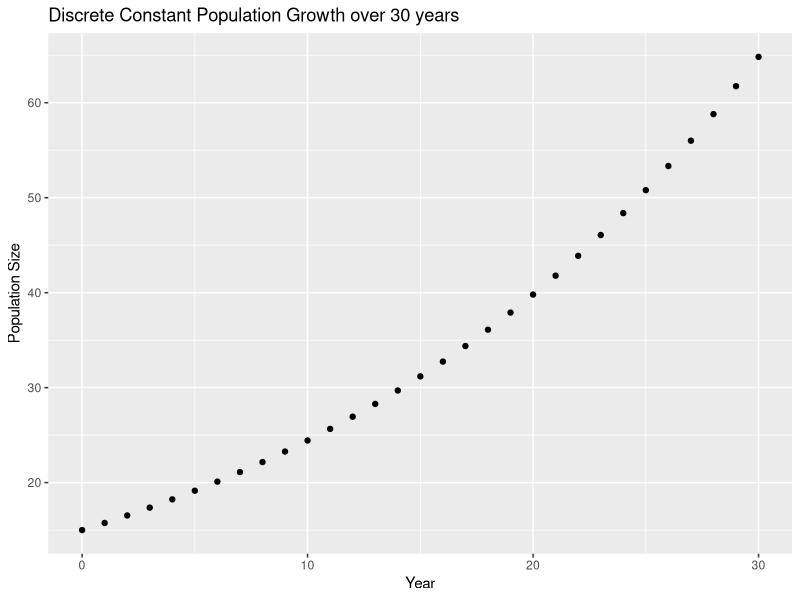
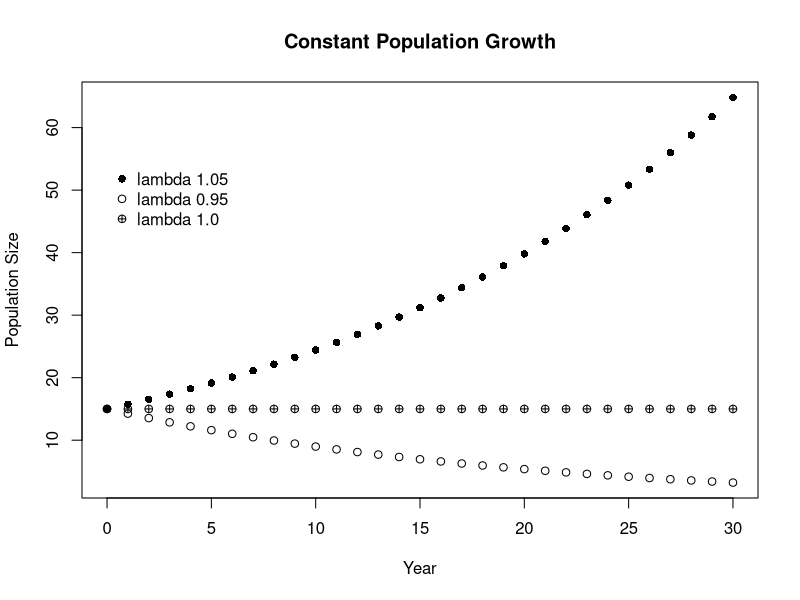
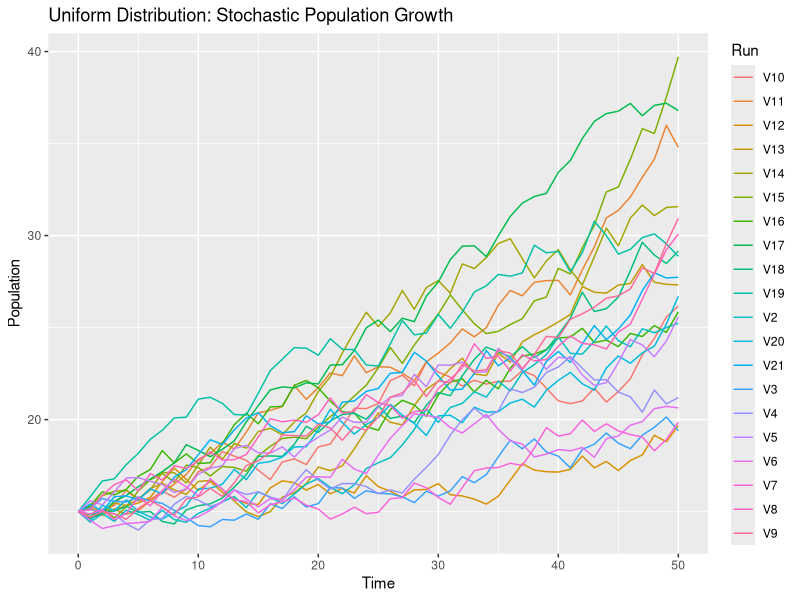
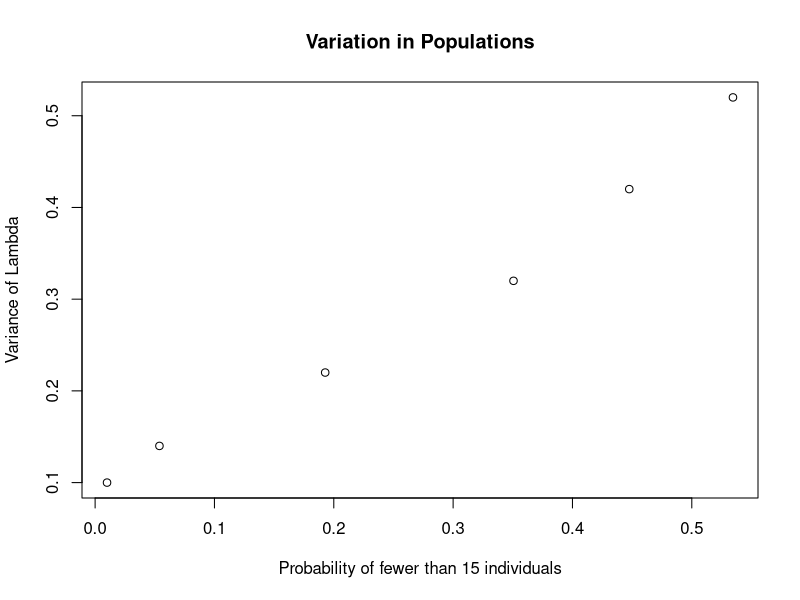
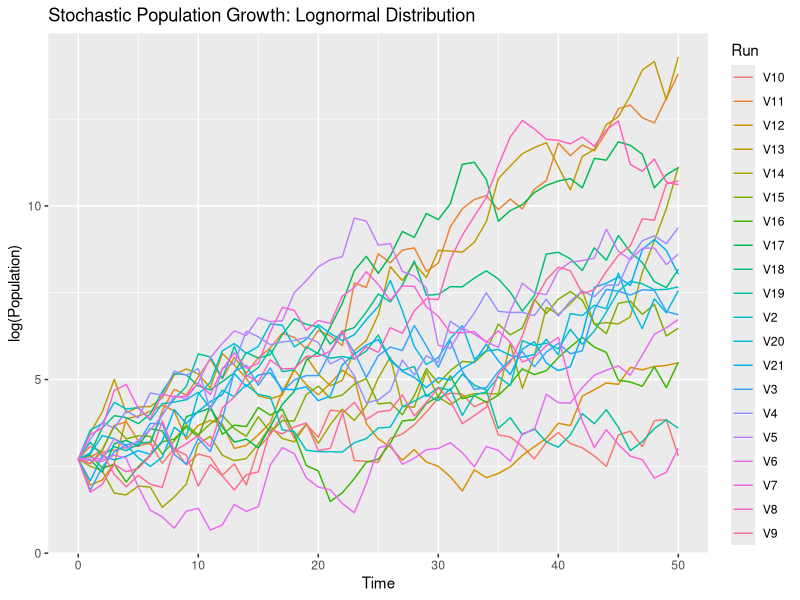
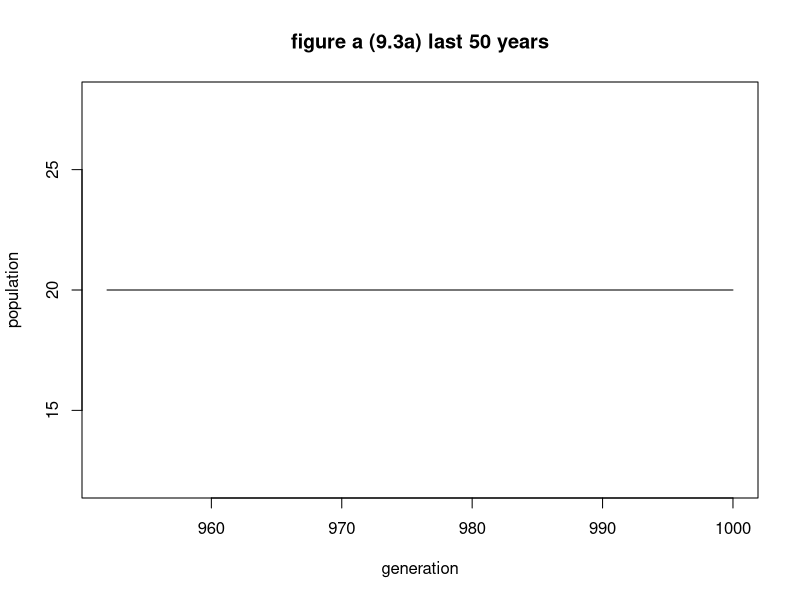
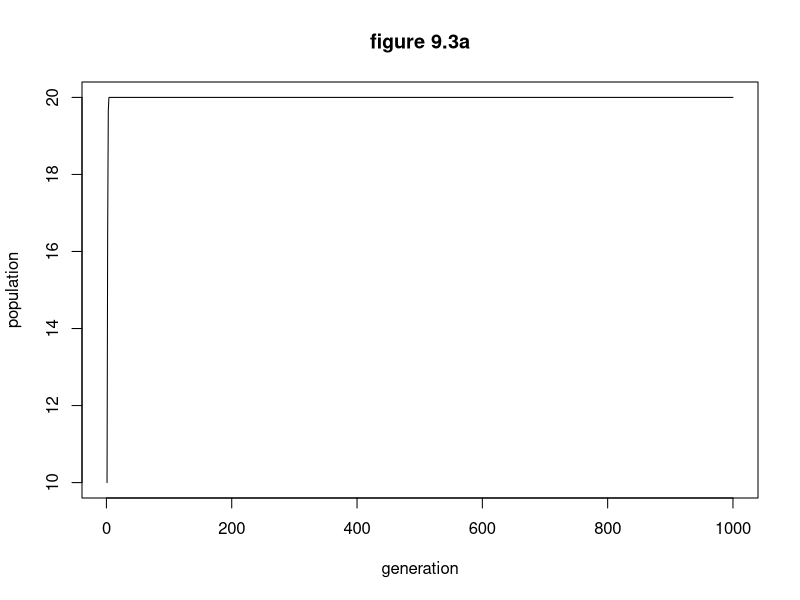
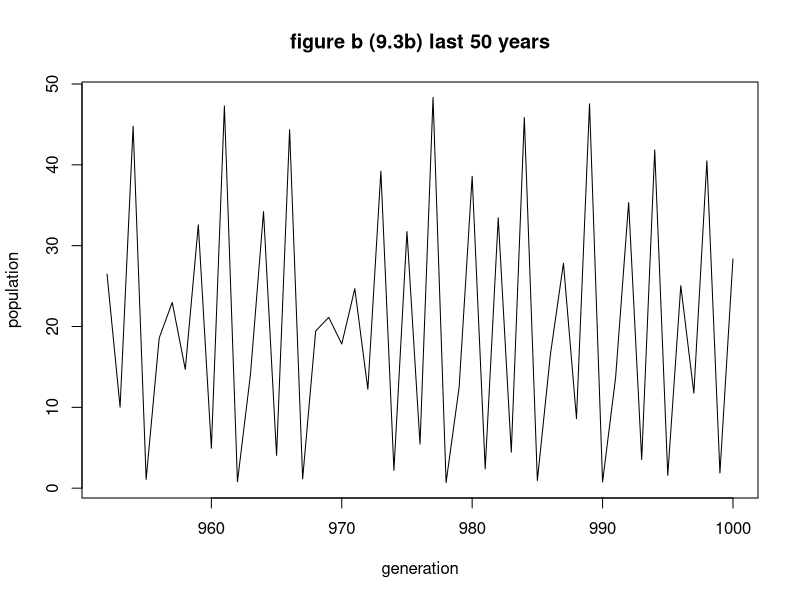

Here is the R script that generated these plots, in order:
## ---- chunk 1
library(dplyr)
library(ggplot2)
library(tidyr)
## ---- chunk 2
time.zero<-0
end.time<-30
pop.initial<-15
lambda<-1.05
popsize.year<-numeric()
popsize.time<-numeric()
for(i in time.zero:end.time){
  popsize.year[i+1]<-pop.initial*lambda^i
  for(j in time.zero:end.time){
    popsize.time[j+1]<-time.zero+j
  }
}
newa<-cbind(popsize.time,popsize.year)
newa
qplot(popsize.time,popsize.year,xlab="Year",
      ylab="Population Size",
      main="Discrete Constant Population Growth over 30 years")

#2b
lambda.2<-0.95
popsize.year.2<-numeric()
popsize.time<-numeric()
for(i in time.zero:end.time){
  popsize.year.2[i+1]<-pop.initial*lambda.2^i
  for(j in time.zero:end.time){
    popsize.time[j+1]<-time.zero+j
  }
}
newb<-cbind(popsize.time,popsize.year,popsize.year.2)
newb

#2c
lambda.3<-1
popsize.year.3<-numeric()
popsize.time<-numeric()
for(i in time.zero:end.time){
  popsize.year.3[i+1]<-pop.initial*lambda.3^i
  for(j in time.zero:end.time){
    popsize.time[j+1]<-time.zero+j
  }
}
new<-cbind(popsize.time,popsize.year,popsize.year.2,popsize.year.3)
new

#2 discrete plot with all three lambda values
new.use<-data.frame(new)
x<-new.use$popsize.time
y<-cbind(new.use$popsize.year,new.use$popsize.year.2,new.use$popsize.year.3)
matplot(x,y,type="p",pch=c(16,1,10),
        col=c(1,1,1),xlab="Year",
        ylab="Population Size",
        main="Constant Population Growth")
legend(0,55,legend = c("lambda 1.05","lambda 0.95","lambda 1.0"),pch=c(16,1,10),bty = "n")
## ---- chunk 3
set.seed(320)
pop.20 <- matrix(nrow = 51, ncol = 20)
pop.20[1,] <- 15
for (j in 1:dim(pop.20)[2]){
  for (i in 2:dim(pop.20)[1]) {
    current.pop <- pop.20[i-1,j]
    pop.20[i,j] = current.pop*runif(1, min = 0.96, max = 1.06)
}
}
time.20 <- seq(0, 51, by = 1)
pop.time.20 <- data.frame(cbind(time.20, pop.20))
pop.20.gathered <- pop.time.20 %>%
  gather(Run, Population, 2:21)
colnames(pop.20.gathered) <- c("Time", "Run", "Population")

pop.20.plot <- ggplot(pop.20.gathered, aes(Time, Population, color = Run)) + 
  geom_line()+ggtitle("Uniform Distribution: Stochastic Population Growth")
pop.20.plot
## ---- chunk 4
set.seed(3100)
pop.1000 <- matrix(nrow=50, ncol = 1000)
pop.1000[1,] <- 15
for (j in 1:dim(pop.1000)[2]){
  for (i in 2:dim(pop.1000)[1]) {
    current.pop <- pop.1000[i-1,j]
    pop.1000[i,j] = current.pop*runif(1.01, min = 0.96, max = 1.06)
  }
}
Time2 <- seq(0, 50, by = 1)
plus.time <- cbind(Time2, pop.1000)
quantile(plus.time[50,2:1001], probs=c(0.025,0.975))
mean(plus.time[50,2:1001])
#24.43871 (95% CI 15.94179 to 35.49669)
## ---- chunk 5
#4-1
sum(plus.time[50,]<15)
length(plus.time[50,])
11/1001
#0.00999 -- variation is 0.10

set.seed(41)
pop.4 <- matrix(nrow=51, ncol = 1000)
pop.4[1,] <- 15
for (j in 1:dim(pop.4)[2]){
  for (i in 2:dim(pop.4)[1]) {
    current.pop.4 <- pop.4[i-1,j]
    pop.4[i,j] = current.pop.4*runif(1.01, min = 0.94, max = 1.08)
  }
}
Time2 <- seq(0, 51, by = 1)
plus.time.4 <- cbind(Time2, pop.4)
sum(plus.time.4[51,]<15)
length(plus.time.4[51,])
54/1001
#0.0539 -- variation is 0.14

#4-2
set.seed(42)
pop.42 <- matrix(nrow=51, ncol = 1000)
pop.42[1,] <- 15
for (j in 1:dim(pop.42)[2]){
  for (i in 2:dim(pop.42)[1]) {
    current.pop.42 <- pop.42[i-1,j]
    pop.42[i,j] = current.pop.42*runif(1.01, min = 0.90, max = 1.12)
  }
}
Time2 <- seq(0, 51, by = 1)
plus.time.42 <- cbind(Time2, pop.42)
sum(plus.time.42[51,]<15)
length(plus.time.42[51,])
193/1001
#0.1928-- variation is 0.22

#4-3
set.seed(43)
pop.43 <- matrix(nrow=51, ncol = 1000)
pop.43[1,] <- 15
for (j in 1:dim(pop.43)[2]){
  for (i in 2:dim(pop.43)[1]) {
    current.pop.43 <- pop.43[i-1,j]
    pop.43[i,j] = current.pop.43*runif(1.01, min = 0.85, max = 1.17)
  }
}
Time2 <- seq(0, 51, by = 1)
plus.time.43 <- cbind(Time2, pop.43)
sum(plus.time.43[51,]<15)
length(plus.time.43[51,])
351/1001
#0.3506-- variation is 0.32

#4-4
set.seed(44)
pop.44 <- matrix(nrow=51, ncol = 1000)
pop.44[1,] <- 15
for (j in 1:dim(pop.44)[2]){
  for (i in 2:dim(pop.44)[1]) {
    current.pop.44 <- pop.44[i-1,j]
    pop.44[i,j] = current.pop.44*runif(1.01, min = 0.80, max = 1.22)
  }
}
Time2 <- seq(0, 51, by = 1)
plus.time.44 <- cbind(Time2, pop.44)
sum(plus.time.44[51,]<15)
length(plus.time.44[51,])
448/1001
#0.4476-- variation is 0.42

#4-5
set.seed(45)
pop.45 <- matrix(nrow=51, ncol = 1000)
pop.45[1,] <- 15
for (j in 1:dim(pop.45)[2]){
  for (i in 2:dim(pop.45)[1]) {
    current.pop.45 <- pop.45[i-1,j]
    pop.45[i,j] = current.pop.45*runif(1.01, min = 0.75, max = 1.27)
  }
}
Time2 <- seq(0, 51, by = 1)
plus.time.45 <- cbind(Time2, pop.45)
sum(plus.time.45[51,]<15)
length(plus.time.45[51,])
535/1001
#0.5345-- variation is 0.52
#variance is max-min

#plot of variation vs delta lambdas
probability<-c(0.00999,0.0539,0.1928,0.3506,0.4476,0.5345)
variance<-c(0.10,0.14,0.22,0.32,0.42,0.52)

plot(probability,variance,xlab="Probability of fewer than 15 individuals",
     ylab="Variance of Lambda",main="Variation in Populations")
#as variation increases the probability of getting a population size that is less than 15
#increases, this happens because the range in increasing
## ---- chunk 6
set.seed(5)
ran.lambda<-rlnorm(50,0.1,0.5)
ran.lambda
lambda.arithmetric<-mean(ran.lambda)
lambda.geometric<-exp(mean(log(ran.lambda)))
lambda.variance<-var(ran.lambda)
lambda.geometric
lambda.arithmetric
lambda.variance
## ---- chunk 7
stomat <- matrix(nrow = 51, ncol = 20)
stomat[1,] <- 15
for (j in 1:dim(stomat)[2]){
  for (i in 2:dim(stomat)[1]) {
    stobeg <- stomat[i-1,j]
    stomat[i,j] = stobeg*rlnorm(1, meanlog=0.1, sdlog = 0.5)
  }
}
time.55 <- seq(0, 51, by = 1)
time.5 <- as.data.frame(cbind(time.55, stomat))
sto<- time.5 %>%
  gather(Run, Population, 2:21)
colnames(sto) <- c("Time", "Run", "Population")
sto.plot <- ggplot(sto, aes(Time, log(Population), color = Run)) +geom_line()+ggtitle("Stochastic Population Growth: Lognormal Distribution")
sto.plot
## ---- chunk 8
loglam <- rlnorm(50, meanlog = 0.1, sdlog = 0.5)
loglam.var <- var(loglam)
loglam.arithmetic <- mean(loglam)
loglam.geometric <- exp(mean(log(loglam)))
## ---- chunk 9
mean.seq <- seq(from = 0.06, to = 0.15, by = 0.01)
sd.seq <- seq(from = 0.46, to = 0.55, by = 0.01)
loglam.mat <- matrix(nrow = 10, ncol = 6)
for (j in 1:dim(loglam.mat)[1]){
        loglam.mat[j,1] <- mean.seq[j]
        loglam.mat[j,2] <- sd.seq[j]
        sample <- rlnorm(50, meanlog = mean.seq[j], sdlog = sd.seq[j])
        loglam.mat[j,3] <- mean(sample)
        loglam.mat[j,4] <- exp(mean(sample))
        loglam.mat[j,5] <- var(sample)
        loglam.mat[j,6] <- log(loglam.mat[j,3]/loglam.mat[j,4])*(-2*loglam.mat[j,3]^2)
}
colnames(loglam.mat) <- c("logmean", "logsd", "amean", "gmean", "var", "left")
loglam.frame <- data.frame(loglam.mat)
## ---- chunk 10
loglam.reg <- glm(left ~ var, data = loglam.frame)
summary(loglam.reg)
## ---- chunk 11
Na<-matrix(nrow=1001,ncol=1)
gen.a<-matrix(nrow=1001,ncol=1)
gen.a[1,1]<-0
r<-1
K<-20
Na[1,1]<-10#N0
tmax=1000
for(i in 2:1001){
  gen.a[i-1,1]<-i-1
  Na[i,1]=Na[i-1,1]*exp(r*(1-Na[i-1,1]/K))
}
data.a<-cbind(gen.a,Na)
matplot(data.a[952:1001,1],data.a[952:1001,2], type="l",
        xlab="generation",ylab="population",
        main="figure a (9.3a) last 50 years")
matplot(data.a[,1],data.a[,2], type="l",
        xlab="generation",ylab="population",
        main="figure 9.3a")



#figure 9.3b
Nb<-matrix(nrow=1001,ncol=1)
ran.lambda<-matrix(nrow = 1001,ncol=1)
ran.lambda[1,1]<- runif(1,-1,0)
gen.b<-matrix(nrow=1001,ncol=1)
gen.b[1,1]<-0
rb<-3
K<-20
Nb[1,1]<-10#N0
tmax=1000
for(i in 2:1001){
  gen.b[i-1,1]<-i-1
  Nb[i,1]=Nb[i-1,1]*exp(rb*(1-Nb[i-1,1]/K))
}
data.b<-cbind(gen.b,Nb)
matplot(data.b[952:1001,1],data.b[952:1001,2], type="l",
        xlab="generation",ylab="population",
        main="figure b (9.3b) last 50 years")
matplot(data.b[,1],data.b[,2], type="l",
        xlab="generation",ylab="population",
        main="figure 9.3b")


#figure 9.3c
Nc<-matrix(nrow=1001,ncol=1)
ran.lambda<-matrix(nrow = 1001,ncol=1)

gen.c<-matrix(nrow=1001,ncol=1)
gen.c[1,1]<-0
rc<-5
K<-20
Nc[1,1]<-10#N0
tmax=1000
for(i in 2:1001){
  gen.c[i-1,1]<-i-1
  Nc[i,1]=Nc[i-1,1]*exp(rc*(1-Nc[i-1,1]/K))
}
data.c<-cbind(gen.c,Nc)
matplot(data.c[952:1001,1],data.c[952:1001,2], type="l",
        xlab="generation",ylab="population",
        main="figure c (9.3c) last 50 years")
matplot(data.c[,1],data.c[,2], type="l",
        xlab="generation",ylab="population",
        main="figure 9.3c")
